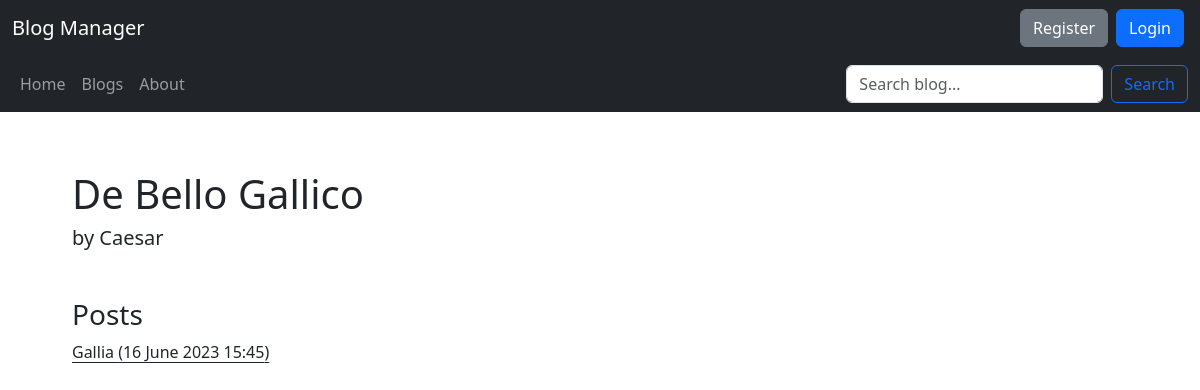
Screenshot of /blogs/2 with the database file from the repository.
### blog/models.py (models this page shows)
class Blog(models.Model):
    blog_title = models.CharField(max_length=100, unique=True)
    blog_author = models.ForeignKey(User, on_delete=models.CASCADE)

class Post(models.Model):
    post_title = models.CharField(max_length=100, unique=True)
    post_content = models.TextField()
    post_date = models.DateTimeField(default=timezone.now)
    post_blog = models.ForeignKey(Blog, on_delete=models.CASCADE)
    post_author = models.ForeignKey(User, on_delete=models.CASCADE)

### blog/views.py (the view)
# urls.py: path('blogs/<int:blog_id>', views.blog_detail, name='blog_manager_blog'),
def blog_detail(request, blog_id):
    blog = get_object_or_404(Blog, id=blog_id)
    blog_posts = Post.objects.filter(post_blog=blog)
    blog_author = get_object_or_404(User, id=blog.blog_author_id)
    if blog_author == request.user:
        author = request.user
    else:
        author = None
    context = {
        'blog': blog,
        'user': author,
        'posts': blog_posts
    }
    return render(request, 'blog/blog_detail.html', context)

### blog/templates/blog/blog_detail.html (shortened to what this page needs)
{% extends 'blog/base.html' %}
{% block content %}
    <div class="container mt-5">
        <div class="d-flex align-items-center justify-content-between">
            <h1>{{ blog.blog_title }}</h1>
        </div>
        <h5 class="mb-5">by {{ blog.blog_author }}</h5>
        <h3>Posts</h3>
        {% for post in posts reversed%}
                <p><a class="link-dark link-offset-2" href="/blogs/{{ blog.id }}/{{post.id}}">{{ post.post_title }} ({{post.post_date|date:'d N Y H:i'}})</a></p>
            {% empty %}
                <p>No posts found.</p>
            {% endfor %}
    </div>
{% endblock content %}

### rows the page displays
Blog: blog_title "De Bello Gallico", blog_author "Caesar"
Post: post_title "Gallia", post_date "16 June 2023 15:45"
